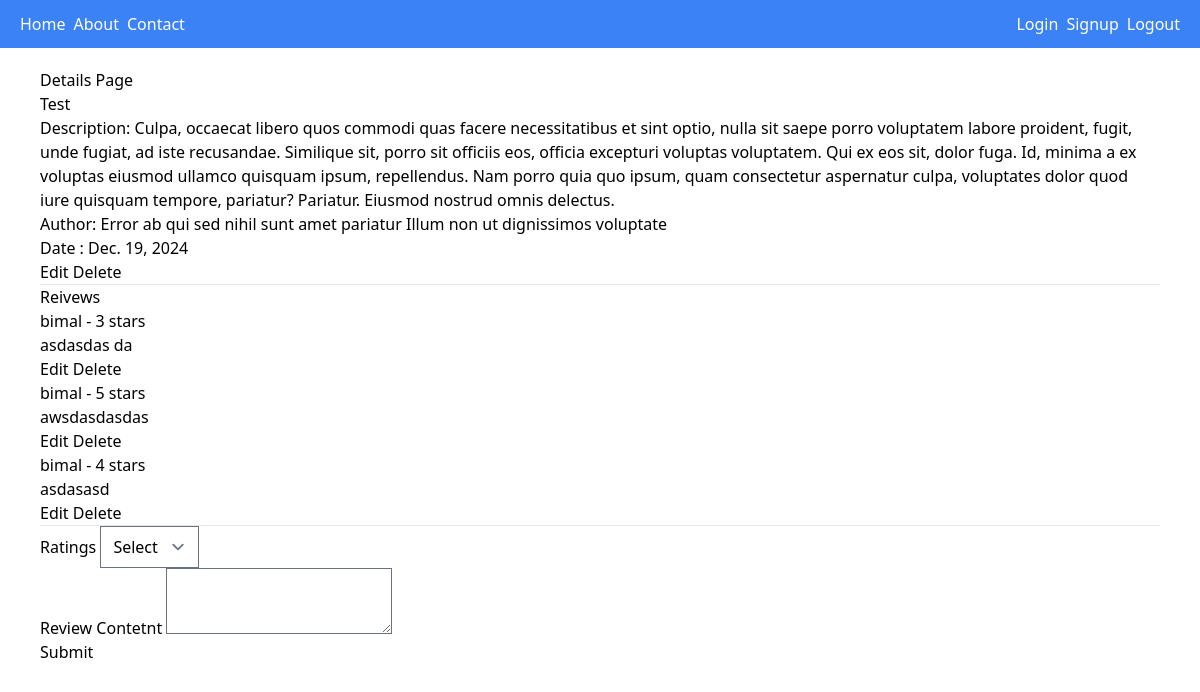
Screenshot of /book_details/3/ with the database file from the repository.
### book_review/models.py (models this page shows, shortened)
class Book(models.Model):
    title = models.CharField(max_length=255)
    author = models.CharField(max_length=150)
    published_date = models.DateField(null=True, blank=True)
    description = models.TextField(null=True, blank=True)
    cover_image = models.ImageField(upload_to='cover_images/', null=True, blank=True)
    created_at = models.DateTimeField(auto_now_add=True)
    updated_at = models.DateTimeField(auto_now=True)

class Review(models.Model):
    REVIEW_CHOICES = [
        (1, '1 Star'),
        (2, '2 Star'),
        (3, '3 Star'),
        (4, '4 Star'),
        (5, '5 Star'),
    ]
    book = models.ForeignKey(Book, on_delete=models.CASCADE)
    user = models.ForeignKey(User, on_delete=models.CASCADE)
    content = models.TextField()
    ratings = models.IntegerField(choices=REVIEW_CHOICES)
    created_at = models.DateTimeField(auto_now_add=True)
    updated_at = models.DateTimeField(auto_now=True)

### book_review/views.py (the view)
# urls.py: path('book_details/<int:book_id>/', book_details, name="book_details" ),
def book_details(request, book_id):
    book = Book.objects.get(id=book_id)
    reviews = book.review_set.all()
    ratings = Review.REVIEW_CHOICES
    context = {'book': book, 'reviews': reviews, 'ratings': ratings}
    return render(request, 'book_details.html', context)

### book_review/templates/book_details.html (shortened to what this page needs)
{% extends "base.html" %}
{% block content %}
<h1>Details Page</h1>
    <h3>{{book.title}}</h3>
    <p>Description: {{book.description}}</p>
    <p>Author: {{book.author}}</p>
    <p>Date : {{book.published_date}}</p>
    <button>
        <a href="{% url "edit_book" book.id %}">Edit</a>
    </button>
    <button>
        <a href="{% url "delete_book" book.id %}">Delete</a>
    </button>
    <br>
    <hr>
    <div>
        <h1>Reivews</h1>
        {% for review in reviews %}
            <h1>{{review.user.username}} - {{review.ratings}} stars</h1>
            <p>{{review.content}}</p>
            <button onclick="showEditForm({{review.id}})">Edit</button>
            <button>
                <a href="{% url "delete_review" review.id %}">Delete</a>
            </button>
        {% endfor %}
    </div>
    <hr>
    <div>
        <form action="{% url "add_review" book.id %}" method='post'>
            <div>
                <label for="ratings">Ratings</label>
                <select name="ratings" id="ratings">
                    <option value="">Select</option>
                </select>
            </div>
            <div>
                <label for="content">Review Contetnt</label>
                <textarea name="content" id="content"></textarea>
            </div>
            <div>
                <input type="submit" value="Submit">
            </div>
        </form>
    </div>
{% endblock content %}

### rows the page displays
Book: title "Test", description "Culpa, occaecat libero quos commodi quas facere necessitatibus et sint optio, nulla sit saepe porro voluptatem labore proident, fugit, unde fugiat, ad iste recusandae. Similique sit, porro sit officiis eos, officia excepturi voluptas voluptatem. Qui ex eos sit, dolor fuga. Id, minima a ex voluptas eiusmod ullamco quisquam ipsum, repellendus. Nam porro quia quo ipsum, quam consectetur aspernatur culpa, voluptates dolor quod iure quisquam tempore, pariatur? Pariatur. Eiusmod nostrud omnis delectus.", author "Error ab qui sed nihil sunt amet pariatur Illum non ut dignissimos voluptate", published_date "Dec. 19, 2024"
Review: user.username "bimal", ratings "3", content "asdasdas da"
Review: user.username "bimal", ratings "5", content "awsdasdasdas"
Review: user.username "bimal", ratings "4", content "asdasasd"
